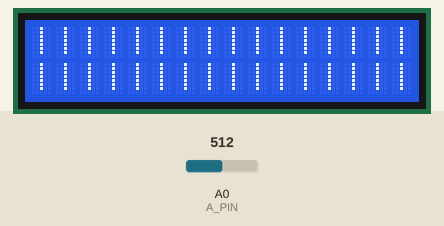
The sketch below on a simulated Arduino Uno, built with avr-gcc and run on an emulated ATmega328P. Shown: 16×2 character LCD. The inputs (shaded band) are chosen by the test bench; at power-on: A0 (A_PIN) = 512.

Above: at 1.2 s.
1.3 s: A0 (A_PIN) set to 716
4.1 s: A0 (A_PIN) set to 122
At 5.5 s:
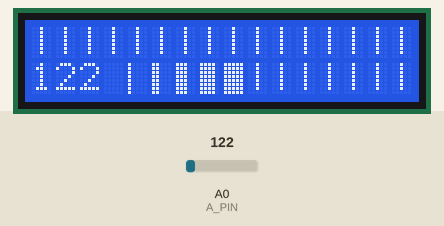
7.1 s: A0 (A_PIN) set to 1023
At 7.33 s:
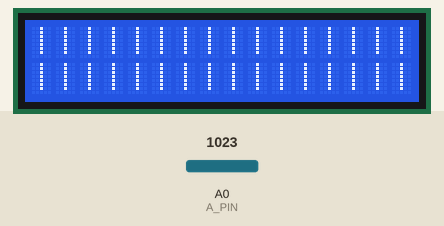
9.8 s: A0 (A_PIN) set to 306
At 11.4 s:
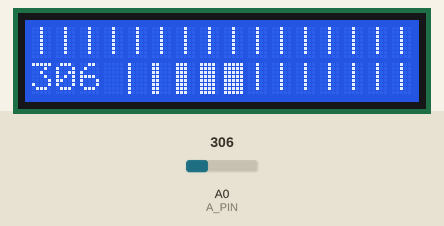
12.8 s: A0 (A_PIN) set to 0
At 13.7 s:
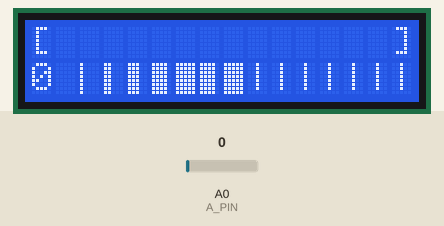
14.3 s: A0 (A_PIN) set to 24
At 14.9 s:
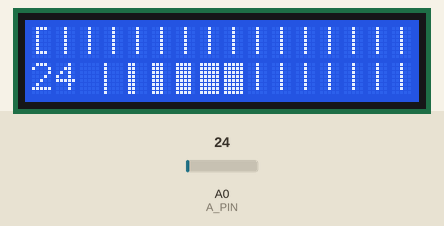
Timing chart, 0 to 16.8 s (numbered marks = the images above; inputs shaded):
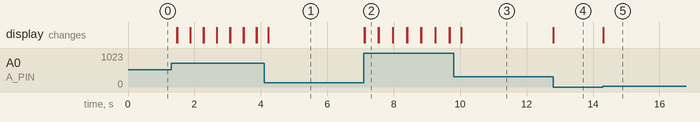

The sketch:

sketch_nov30a.ino
```cpp
#include <LiquidCrystal.h>

const int A_PIN = 0;

const int rs = 12, en = 11, d4 = 5, d5 = 4, d6 = 3, d7 = 2;
LiquidCrystal lcd(rs, en, d4, d5, d6, d7);

const byte CH_0[8] = {
  B10000,
  B10000,
  B10000,
  B10000,
  B10000,
  B10000,
  B10000,
  B10000,
};

const byte CH_1[8] = {
  B11000,
  B11000,
  B11000,
  B11000,
  B11000,
  B11000,
  B11000,
  B11000,
};

const byte CH_2[8] = {
  B11100,
  B11100,
  B11100,
  B11100,
  B11100,
  B11100,
  B11100,
  B11100,
};

const byte CH_3[8] = {
  B11110,
  B11110,
  B11110,
  B11110,
  B11110,
  B11110,
  B11110,
  B11110,
};

void setup() {
  // put your setup code here, to run once:
 Serial.begin(9600);

 lcd.createChar(0, CH_0);
 lcd.createChar(1, CH_1);
 lcd.createChar(2, CH_2);
 lcd.createChar(3, CH_3);
 lcd.begin(16, 2);
 lcd.print("Hello, World!");
}

void loop() {
  // put your main code here, to run repeatedly:
  //int x = analogRead(A_PIN_X) * (5000/1023);
  int v = analogRead(A_PIN);// * (14/1023);

  lcd.setCursor(0, 0);
  lcd.print("[");
  int i = 0;
  for (; i < v; i++) {
    lcd.print("|");
  }
  for (; i < 14; i++) {
    lcd.print(" ");
  }
  lcd.print("]");

  lcd.setCursor(0, 1);
  lcd.print(analogRead(A_PIN));
  lcd.print(" ");
  lcd.write(byte(0));
  lcd.write(byte(1));
  lcd.write(byte(2));
  lcd.write(byte(3));
  lcd.write(byte(255));
}
```

Measured:
- after the input at 4.1 s, the display: changes after 0.12 s (image 1)
- after the input at 7.1 s, the display: first changes at once (image 2 shows a later state)
- after the input at 9.8 s, the display: changes after 0.23 s (image 3)
- after the input at 12.8 s, the display: changes at once (image 4)
- after the input at 14.3 s, the display: changes at once (image 5)
- what the display in image 2 shows lasts 0.4 s, from 7.1 s to 7.5 s
